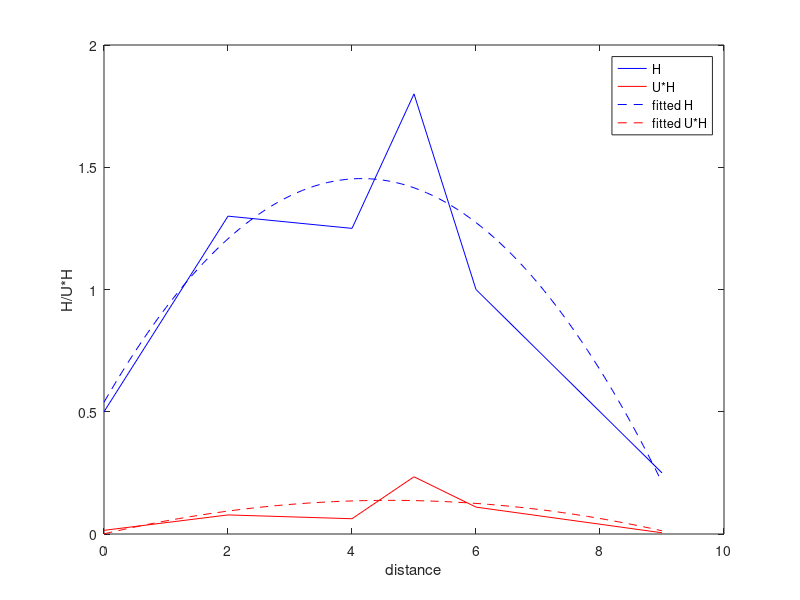

The MATLAB script that drew this image: (Note: this script raises an error after producing the figure.)
% Name: Andrew Pang
% Date: 3 MAY 2019  
% Task 5 : cross sectional area
clear all; close all; clc;

%inputs
y = [ 0 2 4 5 6 9 ];
H = [0.50 1.30 1.25 1.80 1.00 0.25];
U = [0.03 0.06 0.05 0.13 0.11 0.02];
UH  = U.*H;

%plots U and U*H agaisnt H
plot(y,H,'b-');
hold on
plot(y,UH,'r-');

%new vector for y
y_val = 0:0.1:9;

%polyfit function - get the coefficients of the fitted curve 
%gets a ,b and c in (ax^2 +bx +c)
%polyval to find fitted values of H and U*H based on new vector Y

%Fitted H
p1 = polyfit(y,H,2);
hy = @(y_val) polyval(p1,y_val);
plot(y_val,hy(y_val),'b--');

%Fitted U*H
p2 = polyfit(y,UH,2);
uyhy = @(y_val) polyval(p2,y_val);
plot(y_val,uyhy(y_val),'r--');

%adds a legend
xlabel('distance');
ylabel('H/U*H');
legend('H','U*H','fitted H','fitted U*H');

%use comp_trap function to get Ac and Q values
ac = comp_trap(hy,0,9,6);
q = comp_trap(uyhy,0,9,6);

fprintf('The cross sectional area is %4.2f m^2 and the average flow is %0.2f m^3/s using fitted data\n',ac,q);

%using raw data to calculate Ac and Q
%each interval is the difference between sucessive given y values

%Ac calculations
total_area = 0;
for i = 1:1:5
    area = ((H(i) + H(i+1))/2)*(y(i+1) - y(i));
    total_area = total_area + area;
end

%Q calculations
total_flow = 0;
for i = 1:1:5
    flow = ((UH(i) + UH(i+1))/2)*(y(i+1) - y(i));
    total_flow = total_flow + flow;
end

fprintf('The cross sectional area is %4.2f m^2 and the average flow is %0.2f m^3/s using original data\n',total_area,total_flow)




